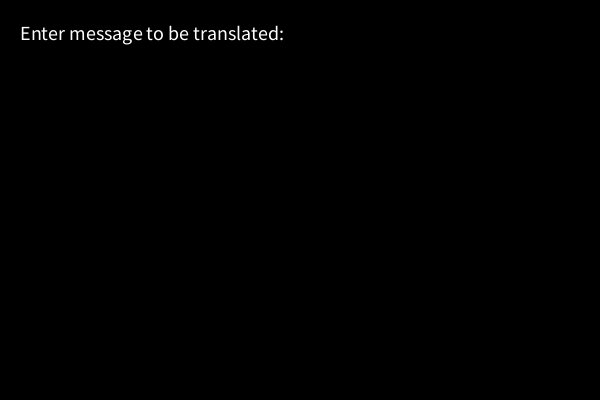
Frame 1 (no input)
Frame 60 (the mouse pressed at the canvas centre just before this capture): identical to frame 1, image omitted
Frame 120 (the mouse held since frame 60 and released just before this capture): identical to frame 1, image omitted

The Processing sketch that drew this single still picture (run headless with seeded random() and noise(); from frame 60 on, the mouse is pressed at the canvas centre):

// Processing sketch: ceaserCipher
// ── ceaserCipher.pde
String text ;
String messageInput ="";
boolean setNumber = false;
boolean finishedInput = false;
int textHozPos = 20;
int textVertPos = 40;
int shiftNumber = 0;

void setup() {
  size(600, 400);
  
//  text = "abcdefghijklmnopqurstuvwxyz";



//  println(convertTOCharArray(text));
//  println(char(97));
//  println(shiftMessage(convertTOCharArray(text), 13));
}
void draw() {
  background(0);
  if (!setNumber) {
    drawText("Enter message to be translated: " +messageInput, 0);
  }
  else {
    if (!finishedInput) {
      drawText("Message: " +messageInput, 0);
      drawText("Enter number to shift by: " +shiftNumber, 40);
    }
    else {
      drawText("Original message: "+messageInput,0);
      drawText("Shifted message: "+shiftMessage(convertTOCharArray(messageInput), shiftNumber), 40);
    }
  }
}

String shiftMessage(char[] message, int number) {
  for (int i = 0; i < message.length ; i++) {
    int temp =(int) message[i] + number;
    if (temp>122) {
      temp = (temp - 26);
    }
    message[i] = (char)temp;
    //    122
    //    96
    //26
  }
  String msgAsString = new String(message);
  return msgAsString;
}

char[] convertTOCharArray(String yourString) {
  //  char[] echars = new char[text.length()];
  //  text.getChars(0, text.length()-1, echars, 0);
  char[] allChars = new char[yourString.length()];
  for (int i = 0; i < yourString.length(); i++) {
    allChars[i] = yourString.charAt(i);
    //    println(allChars[i]);
  }
  return allChars;
}

void drawText(String text, int h) {
  fill(255);
  textSize(20);
  text(text, textHozPos, textVertPos + h);
}


void keyPressed() {
  if (!setNumber) {
//    println("Entering letter: "+ key);
//    println("message is: " +messageInput);
//    println("Set number is: " +setNumber);
    if (key == ENTER) {
      setNumber = true;
    }
    else {
      if (key >= 'A' && key <= 'Z') {
        messageInput += key ;
        messageInput= messageInput.toLowerCase();
      } 
      else if (key >= 'a' && key <= 'z') {
        messageInput = messageInput + key ;
      }
    }
  }
  else {
    if (key >= '0' && key <= '9') {
      shiftNumber = shiftNumber *10 + ((int)key -48) ;
    } 
    else {
      if (key == ENTER) {
        finishedInput = true;
      }
    }
  }
}
